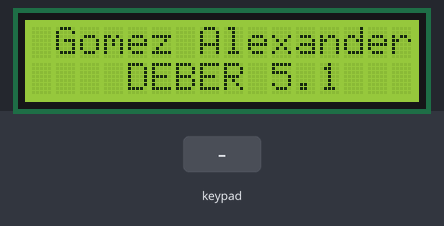
The sketch below on a simulated Arduino Uno, built with avr-gcc and run on an emulated ATmega328P. On the bench: 16×2 character LCD. The inputs (shaded band) are chosen by the test bench.

Above: at 0.1 s.
1.8 s: key 'B' pressed
At 3.2 s:
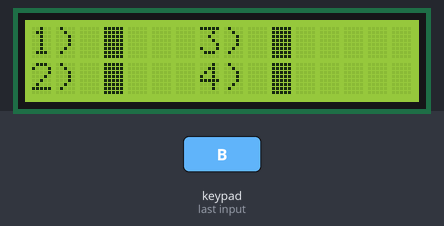
At 4.2 s:
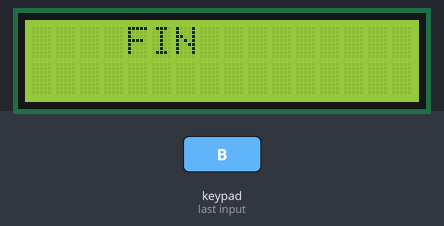
4.8 s: keypad keys 7 6 5 4 pressed 0.4 s apart
At 5.2 s:
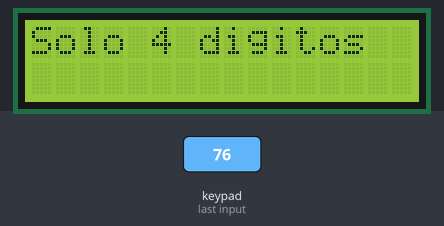
Timing chart, 0 to 7.8 s (numbered marks = the images above; inputs shaded):
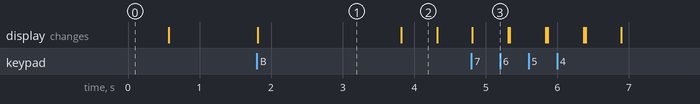

The sketch:

GomezAlexander_DEBER_5.1_SE.ino
```cpp
#include <Keypad.h>
#include <LiquidCrystal.h>
#include <EEPROM.h>
//Inicializamos el teclado matricial
const byte filas = 4;
const byte columnas = 4;
int i=0;
int j=0;
int aux=0;
int pos=0;
char key;
byte pinfilas[]  = {7,6,5,4};
byte pincolumnas[] = {3,2,1,0};
char teclas[filas][columnas] = {
  {'7','8','9','A'},
  {'4','5','6','B'},
  {'1','2','3','C'},
  {'*','0','#','D'}
                                };
Keypad teclado = Keypad( makeKeymap(teclas), pinfilas, pincolumnas, filas, columnas);
LiquidCrystal lcd(13, 12, 11, 10, 9, 8);              //indicamos los pines al cual esta conectado el lcd.
void setup() {
lcd.begin(16, 2);
teclado.setHoldTime(1000);
lcd.setCursor(1,0);
lcd.println(String("Gomez Alexander"));               //mensaje inicial.
lcd.setCursor(4,1);
lcd.println("DEBER 5.1");
delay(500);
lcd.clear();
}
void loop() {
  key=teclado.getKey();
  if(key<='9' && key>='0'){                           //indicamos los valores validos para iniciar con el teclado
    lcd.home();
    lcd.println(String("Valor: "));                   //pedimos que ingresen los valores
   if(i<4){                                           //ciclo para pedir 4 numeros recordar que en programacion las posiciones empiezan desde el 0
    lcd.setCursor(0,1);
    lcd.print(key);
    EEPROM.put(pos,key);                              //guardamos el valor del teclado en la posicion 0
    pos++;                                            //aumentamos la variable de la posicion para ir guardando los valores en cada una de las posiciones
    lcd.setCursor(7,0);
    lcd.println(i);
    delay(500);
    lcd.clear();
    i++;                                              //aumentamos nuestro contador para el ciclo if
  }else{
    lcd.setCursor(0,0);
    lcd.println(String("Solo 4 digitos"));            //Mensaje que indica que no vale ingresar mas de 4 digitos.
    delay(500);
    lcd.clear();
    }
  }
  else if(key=='B'){
      char key1 = EEPROM.get(0,key);                  //Obtenemos los datos guardados en la EEPROM.
      char key2 = EEPROM.get(1,key);
      char key3 = EEPROM.get(2,key);
      char key4 = EEPROM.get(3,key);

      char vect[4] = {key1,key2,key3,key4};           //Almacenamos los valores en un vector

     for(i=0;i<4;i++){                                //inicia el metodo de ordenamiento
      for(j=i+1;j<4;j++){                             //El metodo usado es el metodo por intercambio
        if(vect[i]>vect[j]){
          aux=vect[i];
          vect[i]=vect[j];
          vect[j]=aux;
          }
        }
      }

      lcd.clear();
      lcd.home();
      lcd.print(String("1) ")+vect[0]);               //Impresion desde la posicion menor a mayor
      lcd.setCursor(0,1);
      lcd.print(String("2) ")+vect[1]);
      lcd.setCursor(7,0);
      lcd.print(String("3) ")+vect[2]);
      lcd.setCursor(7,1);
      lcd.print(String("4) ")+vect[3]);
      delay(2000);
      lcd.clear();
      lcd.setCursor(4,0);
      lcd.println(String("FIN"));
      delay(500);
      lcd.clear();
      }
}
```

Measured:
- after the input at 1.8 s, the display: changes at once (image 1)
- after the input at 4.8 s, the display: changes at once (image 3)
- what the display in image 1 shows lasts 2.0 s, from 1.8 s to 3.8 s
- what the display in image 2 shows lasts 0.5 s, from 3.8 s to 4.3 s
